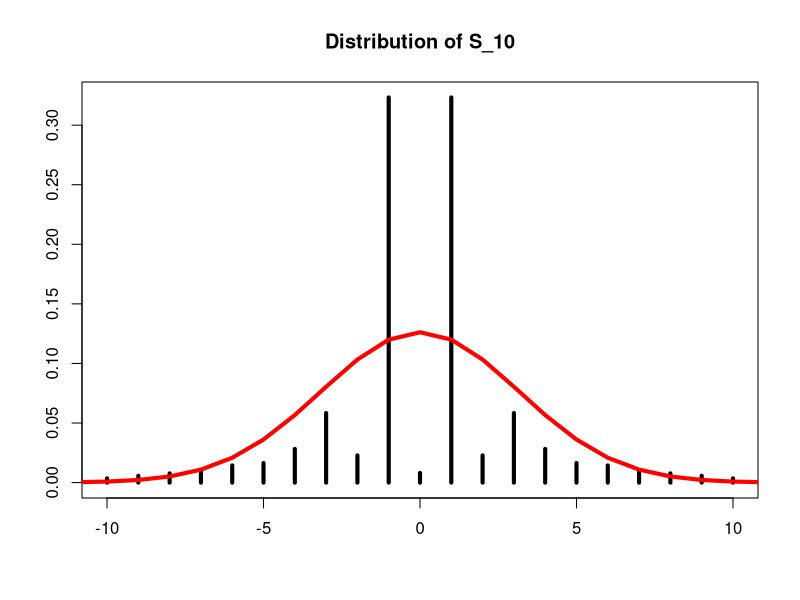
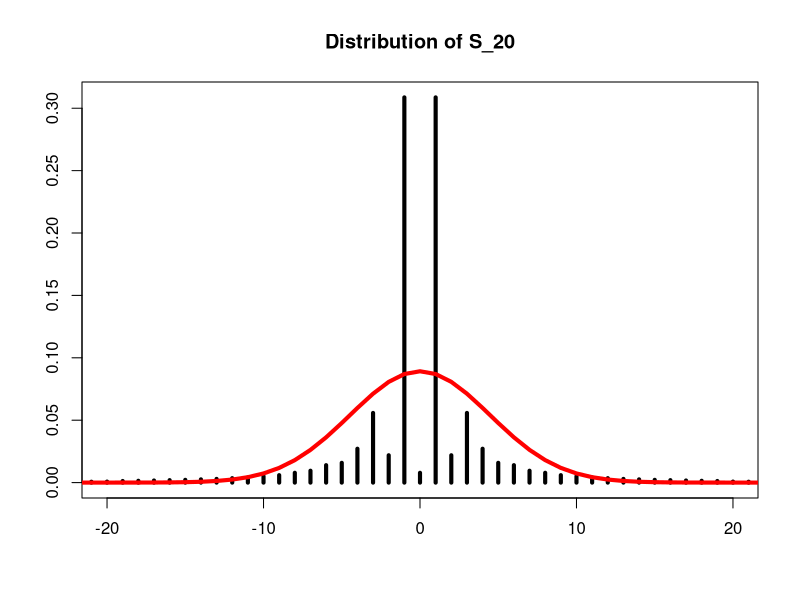
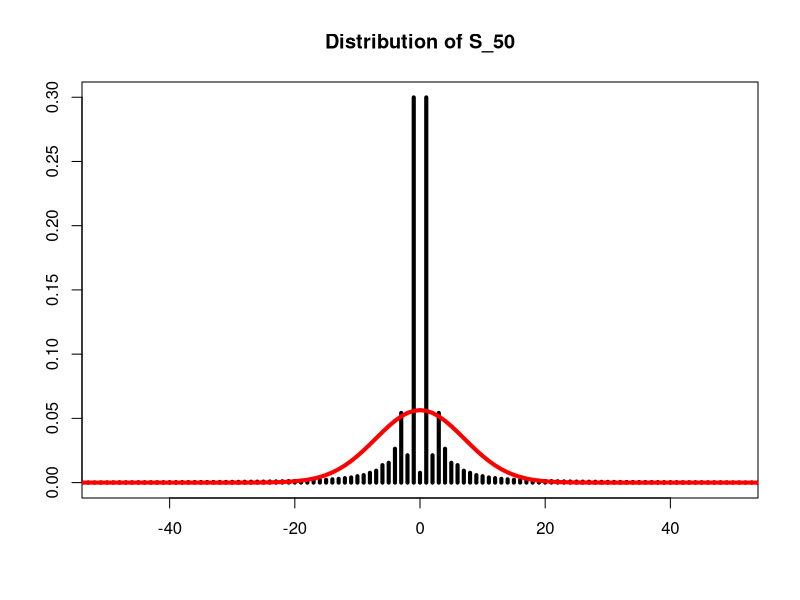
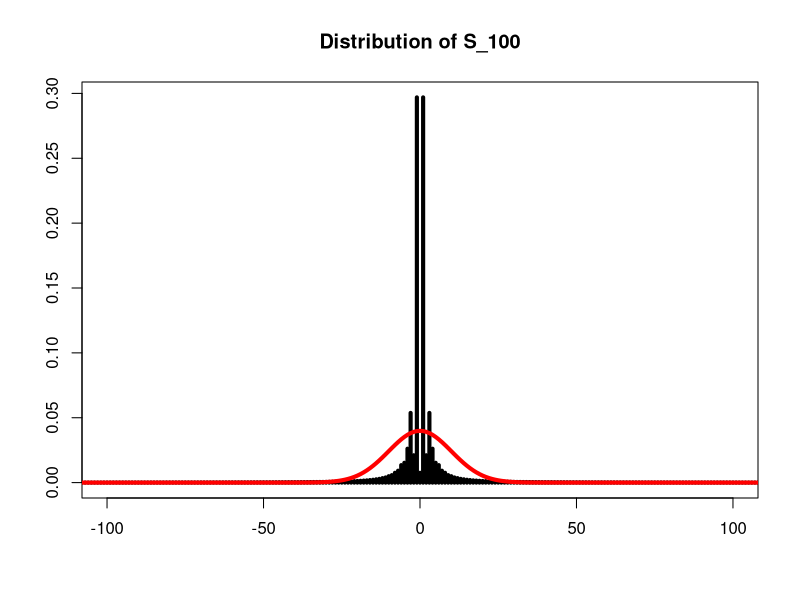

Recreate these plots in R, in order.
## ---- chunk 1
dist.sum <- function(probs) {
  k <- ncol(probs) 
  n <- nrow(probs) # Number of summands
  x <- c(0:(n*(k-1))) # Range of the sum of n random variables
  dft <- 1
  m <- 0
  v <- 0
  
  for (i in 1:n) {
    p <- as.vector(probs[i,])
    p <- c(p, rep(0, length(x)-k)) # Pad the vector with zeros so that it has the same length as x
    # Update the mean and variance
    m <- m + sum(p*x)
    v <- v + sum(p*(x-sum(x*p))^2)
    dft <- dft*fft(p) # Take the DFT of p and multiply by previous value of dft
  }
  
  p.sum <- fft(dft, inv=T)/length(x) # Take the inverse DFT of dft to obtain the distribution of S
  # The probability distribution of the sum will be contained in
  # the real components of probs.fft.inv; in theory, the imaginary
  # component is exactly 0 but computationally the imaginary component
  # persists due to rounding error.
  p.sum <- Re(p.sum)
  output <- list(x = x, probs = p.sum, mean = m, var = v)
  return(output)
}
## ---- chunk 2
# Calculate the probability of y_i = j
y_prob <- function(i, j) {
  if (j == i) return(1 - 1/(i^2))
  if (j == 0 | j == 2*i) return(1/(2*i^2))
  else return(0)
}

n_values <- c(10, 20, 50, 100)
for (n in n_values) {
  m <- matrix(NA, nrow = n, ncol = 2*n+1)
  
  # Fill in the matrix of probabilities
  for (i in 1:n) {
    for (j in 0:(2*n)) {
      m[i, j+1] = y_prob(i, j)
    }
  }
  
  output <- dist.sum(m) # Apply the dist.sum function
  output$x <- output$x - n*(n+1)/2 # Obtain the distribution of the sum of X_i's
  output$mean <- output$mean - n*(n+1)/2
  # Plot the sum's distribution with the normal distribution
  plot(output$x, output$probs, type = "h", lwd = 4, xlim = c(-n, n), main = paste("Distribution of S_", n, sep = ""), xlab = "", ylab = "")
  lines(output$x, dnorm(output$x, mean = output$mean, sd = sqrt(output$var)), col = "red", lwd = 4)
}
